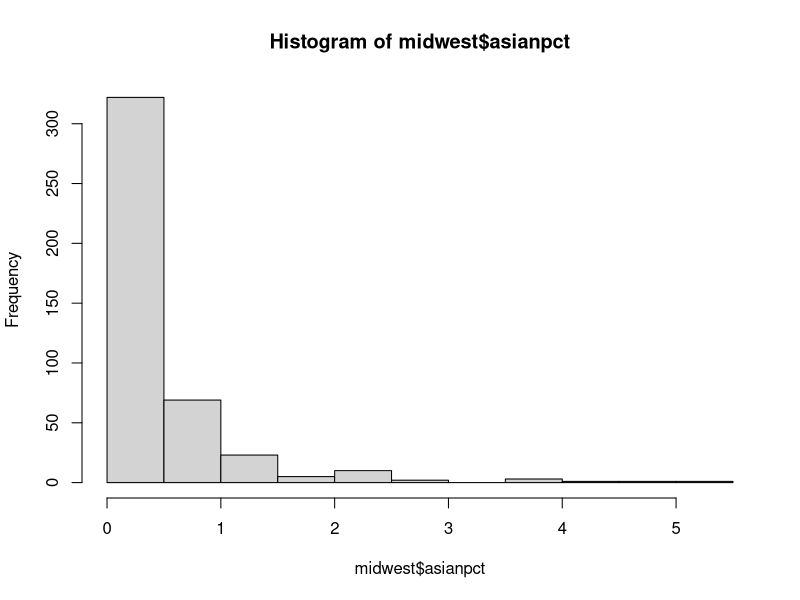
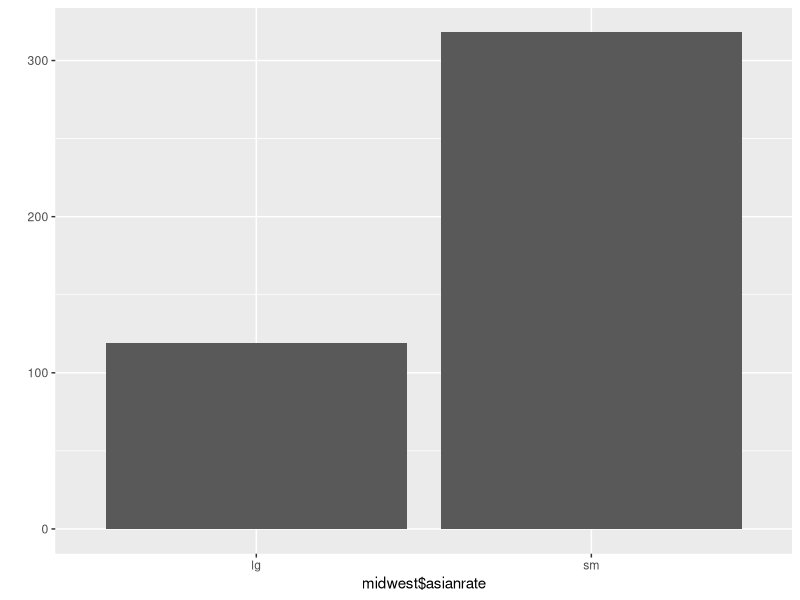

Write the R code that produced these figures, in order.
library(ggplot2)
mpg = as.data.frame(ggplot2::mpg)
midwest = as.data.frame(ggplot2::midwest)

# [mpg column]
# manufacturer: 제조사
# displ: 배기량(displacement)
# trans: 변속기 종류
# cyl: 실린더 개수
# drv: 구동방식(drive wheel)
# cty: 도시 연비
# hwy: 고속도로 연비
# fl: 연료종류(fuel)

# 1)
# mpg 데이터에서 통합 연비(도시와 고속도로)가 높은 순으로 출력하시오.

mpg[order(-mpg$cty, -mpg$hwy),]


# 2)
# mpg 데이터에서 생산연도별 연료 종류에 따른 통합연비를 연도순으로 출력하시오.

table(mpg$year)

year1 = mpg[mpg$year == 1999,]
year2 = mpg[mpg$year == 2008,]

year1 = aggregate(data=year1, cbind(cty, hwy)~fl, mean)
year1$year = 1999

year2 = aggregate(data=year2, cbind(cty, hwy)~fl, mean)
year2$year = 2008

mpg_year_fl = rbind(year1, year2)
mpg_year_fl[order(mpg_year_fl$year),]


# 3)
# midwest 데이터를 data.frame으로 불러온 후, 데이터의 특징을 설명하시오.

midwest = as.data.frame(ggplot2::midwest)
class(midwest)

# 데이터의 특징 : 각 지역에 사는 인구의 특징을 나타냈다.
#                 (특히, 인종, 민족, 성인/어린이, 빈곤률 등 각 지역의 특징을 나타냈다.)


# 4)
# poptotal 변수(컬럼)를 total로, popasian 변수를 asian으로 변수명을 변경하는 코드를 작성하시오.

install.packages('dplyr')
library('dplyr')

midwest = rename(midwest, total = poptotal)
midwest = rename(midwest, asian = popasian)

colnames(midwest)


# 5)
# total, asian 변수를 이용해 '전체 인구 대비 아시아계 인구 백분율' 파생변수(asianpct)를 추가하고, 
# 히스토그램을 그려, 도시들이 어떻게 분포하는지 설명하시오.

midwest$asianpct = (midwest$asian / midwest$total) * 100

hist(midwest$asianpct)


# 6)
# 아시아계 인구 백분율(asianpct)의 전체 평균을 구하고, 
# 평균을 초과하면 "lg", 그 외는 "sm"을 부여하는 파생변수(asianrate)를 추가하는 코드를 작성하시오.

am = mean(midwest$asianpct)

midwest$asianrate = ifelse(midwest$asianpct > am, 'lg', 'sm')
head(midwest)


# 7)
# "lg"와 "sm"에 해당하는 지역이 얼마나 되는지 빈도 막대그래프(qplot)을 그려보시오.

library(ggplot2)

qplot(midwest$asianrate)
